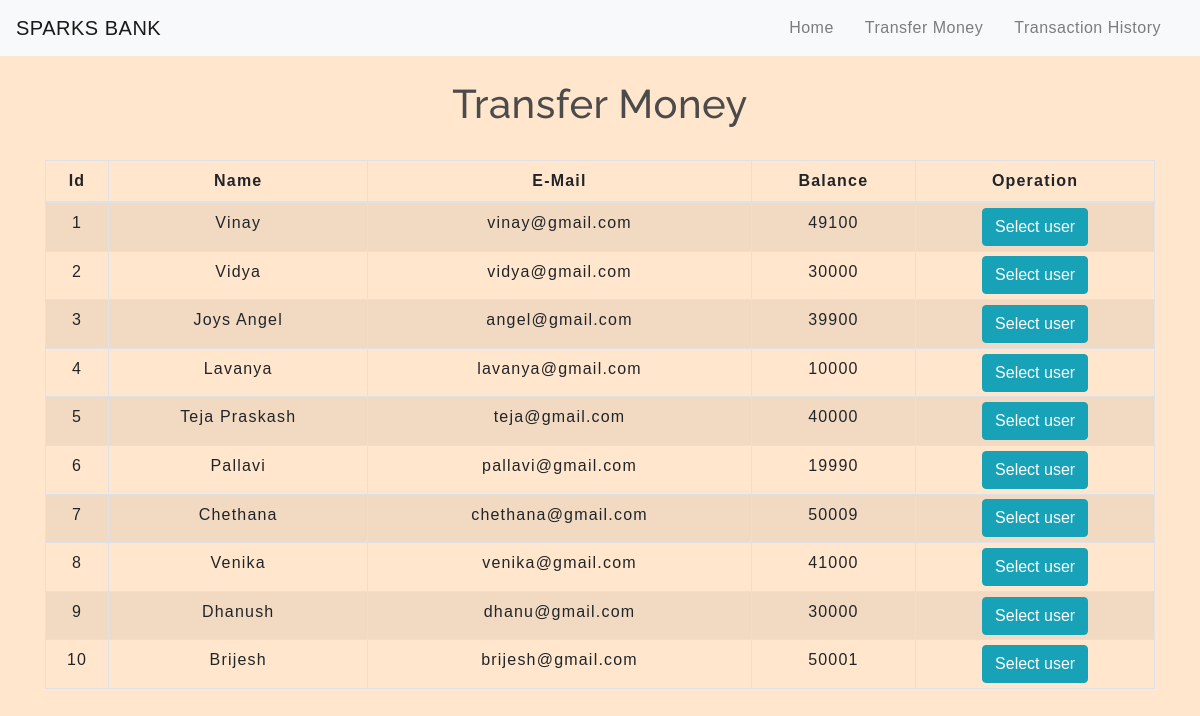
The app's page /transfermoney.php with its own data.
### tables this page shows
CREATE TABLE `users` (
  `id` int(3) NOT NULL,
  `name` text NOT NULL,
  `email` varchar(30) NOT NULL,
  `balance` int(8) NOT NULL
);

### transfermoney.php (the view, shortened to what this page needs)
<!DOCTYPE html>
<html lang="en">
<head>
    <link rel="stylesheet" href="https://maxcdn.bootstrapcdn.com/bootstrap/4.0.0/css/bootstrap.min.css">
    <link rel="stylesheet" type="text/css" href="css/table.css">
    <link rel="stylesheet" type="text/css" href="css/navbar.css">
</head>
<body>
<?php
    include 'config.php';
    $sql = "SELECT * FROM users";
    $result = mysqli_query($conn,$sql);
?>
<?php
  include 'navbar.php';
?>
<div class="container">
        <h2 class="text-center pt-4">Transfer Money</h2>
        <br>
            <div class="row">
                <div class="col">
                    <div class="table-responsive-sm">
                    <table class="table table-hover table-sm table-striped table-condensed table-bordered">
                        <thead>
                            <tr>
                            <th scope="col" class="text-center py-2">Id</th>
                            <th scope="col" class="text-center py-2">Name</th>
                            <th scope="col" class="text-center py-2">E-Mail</th>
                            <th scope="col" class="text-center py-2">Balance</th>
                            <th scope="col" class="text-center py-2">Operation</th>
                            </tr>
                        </thead>
                        <tbody>
                <?php
                    while($rows=mysqli_fetch_assoc($result)){
?>
                    <tr>
                       <td class="py-2"><?php echo $rows['id'] ?></td>
                        <td class="py-2"><?php echo $rows['name']?></td>
                        <td class="py-2"><?php echo $rows['email']?></td>
                        <td class="py-2"><?php echo $rows['balance']?></td>
                        <td><a href="selecteduserdetail.php?id= <?php echo $rows['id'] ;?>"> <button type="button" class="btn btn-info">Select user</button></a></td>
                    </tr>
                <?php
                    }
                ?>
                        </tbody>
                    </table>
                    </div>
                </div>
            </div>
         </div>
</body>
</html>

### navbar.php (shortened to what this page needs)
<nav class=" navbar navbar-expand-lg navbar-light bg-light">
<a class="navbar-brand" href="index.php">SPARKS BANK</a>
<div class="collapse navbar-collapse" id="collapsibleNavbar">
      <ul class="navbar-nav ml-auto">
        <li class="nav-item">
          <a class="nav-link" href="index.php">Home</a>
        </li>
        <li class="nav-item">
          <a class="nav-link" href="transfermoney.php">Transfer Money</a>
        </li>
        <li class="nav-item">
          <a class="nav-link" href="transactionhistory.php">Transaction History</a>
        </li>
    </div>
 </nav>

### table.css (style rules this page uses)
* { padding: 0; margin: 0; box-sizing: border-box; font-family: sans-serif; }
h2 { font-size: 40px; }
table { letter-spacing: 1.2px; }
td { text-align: center; }
button { border:none; background: #d9d9d9; transition: 1s; }

### navbar.css (style rules this page uses)
.nav-link { margin-right: 15px; color:#2F363F; letter-spacing: 0.5px; transition: 0.5s; }
.navbar-brand { color: #4C4B4B; letter-spacing: 0.5px; }
h2 { color: #4C4B4B; letter-spacing: 0.5px; font-family: raleway; }

### transfermoney.php (style rules this page uses)
button { transition: 1.5s; }
body { background-color:#ffe6cc; }

### records on screen
users: id "1", name "Vinay", email "vinay@gmail.com", balance "49100"
users: id "2", name "Vidya", email "vidya@gmail.com", balance "30000"
users: id "3", name "Joys Angel", email "angel@gmail.com", balance "39900"
users: id "4", name "Lavanya", email "lavanya@gmail.com", balance "10000"
users: id "5", name "Teja Praskash", email "teja@gmail.com", balance "40000"
users: id "6", name "Pallavi", email "pallavi@gmail.com", balance "19990"
users: id "7", name "Chethana", email "chethana@gmail.com", balance "50009"
users: id "8", name "Venika", email "venika@gmail.com", balance "41000"
users: id "9", name "Dhanush", email "dhanu@gmail.com", balance "30000"
users: id "10", name "Brijesh", email "brijesh@gmail.com", balance "50001"
